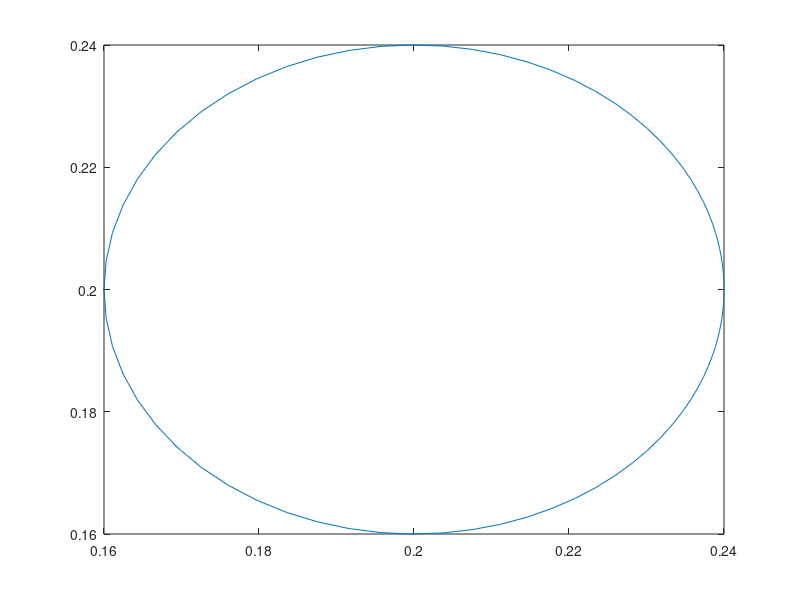

Here is the MATLAB script that generated this plot:
%%%%%Trayectoria y la ubicacion de los sistemas {3i}


%Parametros de circulo

xc = 0.2; %m
yc = 0.2;   %m
rcir =  0.04;   %M

thetac_in = 0;
thetac_fin = 2*pi;

t_total = 10;
t_incr = 0.1;

t_sim = 0:t_incr:t_total;

thetac = thetac_in+((10/t_total^3)*t_sim.^3-(15/t_total^4)*t_sim.^4+(6/t_total^5)*t_sim.^5)*(thetac_fin-thetac_in);

xp = xc+rcir*cos(thetac);
yp = yc+rcir*sin(thetac);

figure
plot(xp,yp)
